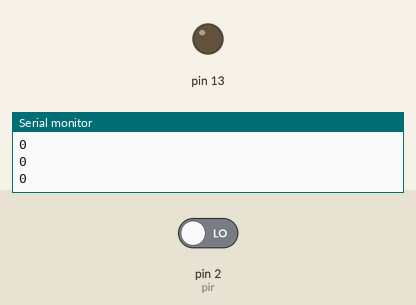
The sketch below on a simulated Arduino Uno, built with avr-gcc and run on an emulated ATmega328P. Shown: output pins drawn as LEDs (lit = HIGH), the last lines printed to the serial monitor. The test bench sets the inputs (shaded band); at power-on: pin 2 (pir) LOW.

Above: at 1.2 s.
1.3 s: pin 2 (pir) driven HIGH
At 1.9 s:
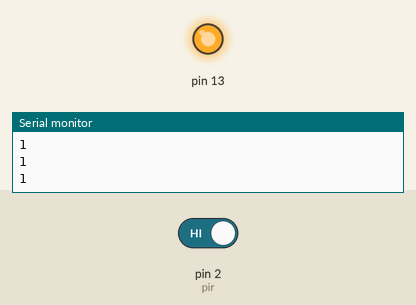
2.8 s: pin 2 (pir) driven LOW
At 4.2 s:
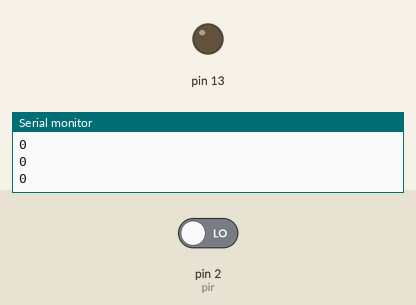
Timing chart, 0 to 5.8 s (numbered marks = the images above; inputs shaded):
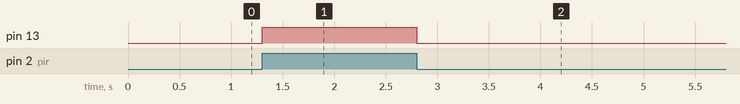

Measured:
- after the input at 1.3 s, pin 13: LOW → HIGH at once
- after the input at 2.8 s, pin 13: HIGH → LOW at once

The sketch:

SensorPIR.ino
```cpp
#define pir 2
int readSensor;
void setup() {
  Serial.begin(9600);
  pinMode(pir,INPUT);
  pinMode(13,OUTPUT);
}

void loop() {
  readSensor = digitalRead(pir);
  digitalWrite(13,readSensor);
  Serial.println(readSensor);
  delay(100);
}
```
